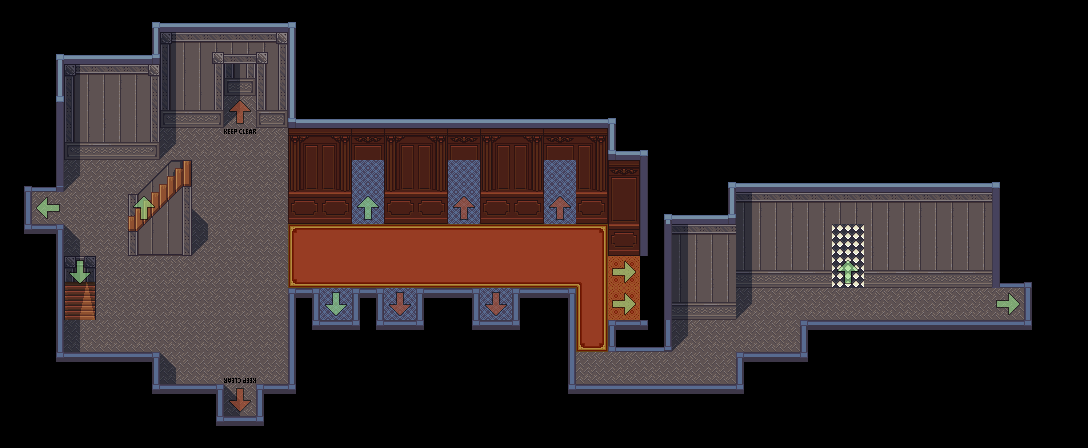

This is a level from a 2D game, rendered from its Tiled map with the project's own tilesets. A one-line summary and the map file follow, with tile-layer data summarised:
An orthogonal 34x14 tile map with 32x32 px tiles, 5 tile layers (bg, ground shadows & details, mid, shadows, ...), 1 hidden layer not drawn, 5 tilesets and 55 objects (start, floor-up, floor-down, teleport-menu, to-bar, ...).

<map version="1.11" tiledversion="1.11.2" orientation="orthogonal" renderorder="right-down" width="34" height="14" tilewidth="32" tileheight="32" infinite="0" nextlayerid="10" nextobjectid="66">
 <tileset firstgid="1" source="../../Assorted_LPC/lpc-walls/walls.tsx" />
 <tileset firstgid="6145" source="../../Assorted_LPC/lpc-floors/floors.tsx" />
 <tileset firstgid="8193" source="../../[A]LightShadow_pipo.tsx" />
 <tileset firstgid="8281" source="../../custom_tilesets/[Lightship]Whaleship.tsx" />
 <tileset firstgid="12691" source="../../custom_tilesets/[A]BouncingArrows.tsx" />
 <layer id="1" name="bg" width="34" height="14">
  <data>[476 cells, 476 non-empty, 74 distinct tile ids]</data>
 </layer>
 <layer id="4" name="ground shadows &amp; details" width="34" height="14">
  <data>[476 cells, 23 non-empty, 15 distinct tile ids]</data>
 </layer>
 <layer id="6" name="mid" width="34" height="14">
  <properties>
   <property name="z" type="int" value="0" />
  </properties>
  <data>[476 cells, 9 non-empty, 9 distinct tile ids]</data>
 </layer>
 <layer id="7" name="shadows" width="34" height="14">
  <properties>
   <property name="z" type="int" value="0" />
  </properties>
  <data>[476 cells, 0 non-empty, 0 distinct tile ids]</data>
 </layer>
 <layer id="5" name="foreground" width="34" height="14">
  <properties>
   <property name="z" type="int" value="3" />
  </properties>
  <data>[476 cells, 1 non-empty, 1 distinct tile ids]</data>
 </layer>
 <objectgroup id="9" name="Object Layer 1">
  <object id="25" name="start" x="320" y="256">
   <point />
  </object>
  <object id="2" x="32" y="228" width="32" height="124">
   <properties>
    <property name="collision" type="bool" value="true" />
   </properties>
  </object>
  <object id="3" x="64" y="64" width="96" height="96">
   <properties>
    <property name="collision" type="bool" value="true" />
   </properties>
  </object>
  <object id="4" x="160" y="96" width="64" height="32">
   <properties>
    <property name="collision" type="bool" value="true" />
   </properties>
  </object>
  <object id="5" x="288" y="128" width="320" height="64">
   <properties>
    <property name="collision" type="bool" value="true" />
   </properties>
  </object>
  <object id="6" x="640" y="224" width="96" height="96">
   <properties>
    <property name="collision" type="bool" value="true" />
   </properties>
  </object>
  <object id="7" x="736" y="224" width="288" height="32">
   <properties>
    <property name="collision" type="bool" value="true" />
   </properties>
  </object>
  <object id="8" x="608" y="320" width="64" height="32">
   <properties>
    <property name="collision" type="bool" value="true" />
   </properties>
  </object>
  <object id="9" x="1024" y="192" width="32" height="128">
   <properties>
    <property name="collision" type="bool" value="true" />
   </properties>
  </object>
  <object id="10" x="864" y="256" width="160" height="32">
   <properties>
    <property name="collision" type="bool" value="true" />
   </properties>
  </object>
  <object id="11" x="800" y="320" width="256" height="32">
   <properties>
    <property name="collision" type="bool" value="true" />
   </properties>
  </object>
  <object id="12" x="736" y="352" width="64" height="32">
   <properties>
    <property name="collision" type="bool" value="true" />
   </properties>
  </object>
  <object id="13" x="256" y="384" width="480" height="64">
   <properties>
    <property name="collision" type="bool" value="true" />
   </properties>
  </object>
  <object id="14" x="32" y="352" width="128" height="96">
   <properties>
    <property name="collision" type="bool" value="true" />
   </properties>
  </object>
  <object id="21" x="0" y="128" width="32" height="256">
   <properties>
    <property name="collision" type="bool" value="true" />
   </properties>
  </object>
  <object id="22" name="floor-up" x="144" y="224" width="32" height="28">
   <properties>
    <property name="dest" value="vehicle-whaleship-f5" />
    <property name="destDir" value="r" />
    <property name="destPoint" value="floor-down" />
    <property name="landDir" value="l" />
   </properties>
  </object>
  <object id="23" name="floor-down" x="72" y="280" width="16" height="16">
   <properties>
    <property name="dest" value="vehicle-whaleship-f3" />
    <property name="destDir" value="d" />
    <property name="destPoint" value="floor-up" />
   </properties>
  </object>
  <object id="24" x="160" y="384" width="64" height="32">
   <properties>
    <property name="collision" type="bool" value="true" />
   </properties>
  </object>
  <object id="26" name="teleport-menu" x="224" y="96">
   <point />
  </object>
  <object id="27" name="to-bar" x="32" y="192" width="16" height="36">
   <properties>
    <property name="dest" value="whaleship-bar" />
    <property name="destDir" value="l" />
    <property name="destPoint" value="exit-w" />
   </properties>
  </object>
  <object id="28" x="128" y="254" width="64" height="2">
   <properties>
    <property name="collision" type="bool" value="true" />
   </properties>
  </object>
  <object id="29" x="32" y="128" width="32" height="64">
   <properties>
    <property name="collision" type="bool" value="true" />
   </properties>
  </object>
  <object id="30" name="to-dining-room" x="624" y="256" width="16" height="64">
   <properties>
    <property name="dest" value="whaleship-dining" />
    <property name="destDir" value="r" />
    <property name="destPoint" value="exit-w" />
   </properties>
  </object>
  <object id="31" name="to-pantry" x="1008" y="288" width="16" height="32">
   <properties>
    <property name="dest" value="whaleship-kitchen" />
    <property name="destDir" value="r" />
    <property name="destPoint" value="exit-e" />
   </properties>
  </object>
  <object id="32" name="to-kitchen" x="832" y="256" width="32" height="16">
   <properties>
    <property name="dest" value="whaleship-kitchen" />
    <property name="destDir" value="u" />
    <property name="destPoint" value="exit-s" />
   </properties>
  </object>
  <object id="33" x="608" y="160" width="32" height="96">
   <properties>
    <property name="collision" type="bool" value="true" />
   </properties>
  </object>
  <object id="34" x="736" y="256" width="96" height="32">
   <properties>
    <property name="collision" type="bool" value="true" />
   </properties>
  </object>
  <object id="35" name="Todd Jenkins" x="416" y="256">
   <point />
  </object>
  <object id="36" name="to-room-1" x="320" y="304" width="32" height="16">
   <properties>
    <property name="dest" value="whaleship-f4-room1" />
    <property name="destDir" value="u" />
    <property name="destPoint" value="exit" />
    <property name="landDir" value="u" />
   </properties>
  </object>
  <object id="38" x="288" y="320" width="288" height="64">
   <properties>
    <property name="collision" type="bool" value="true" />
   </properties>
  </object>
  <object id="39" x="256" y="96" width="32" height="32">
   <properties>
    <property name="collision" type="bool" value="true" />
   </properties>
  </object>
  <object id="40" x="512" y="288" width="64" height="32">
   <properties>
    <property name="collision" type="bool" value="true" />
   </properties>
  </object>
  <object id="41" x="416" y="288" width="64" height="32">
   <properties>
    <property name="collision" type="bool" value="true" />
   </properties>
  </object>
  </objectgroup>
 <imagelayer id="2" name="ref" visible="0" opacity="0.5" offsetx="-320" offsety="64">
  <image source="../../vtt-maps/whaleship-blank-f4.webp" width="1568" height="384" />
 </imagelayer>
</map>
<!-- 22 of 55 objects omitted -->
